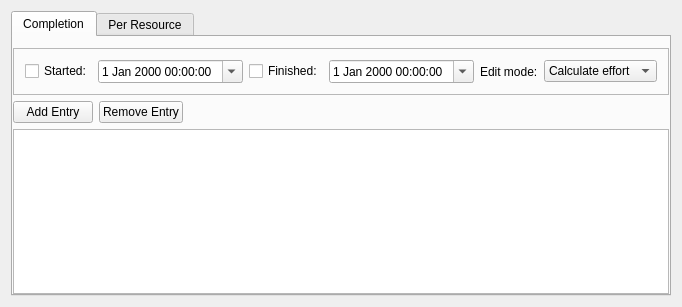
<?xml version="1.0" encoding="UTF-8"?>
<ui version="4.0">
 <author>Dag Andersen &lt;danders@get2net.dk&gt;</author>
 <class>KPlato::TaskProgressPanelBase</class>
 <widget class="QWidget" name="KPlato::TaskProgressPanelBase">
  <property name="geometry">
   <rect>
    <x>0</x>
    <y>0</y>
    <width>566</width>
    <height>307</height>
   </rect>
  </property>
  <layout class="QVBoxLayout" name="verticalLayout_2">
   <item>
    <widget class="QTabWidget" name="tabWidget">
     <property name="currentIndex">
      <number>0</number>
     </property>
     <widget class="QWidget" name="completionTab">
      <attribute name="title">
       <string>Completion</string>
      </attribute>
      <layout class="QVBoxLayout" name="verticalLayout_3">
       <property name="leftMargin">
        <number>0</number>
       </property>
       <property name="rightMargin">
        <number>0</number>
       </property>
       <property name="bottomMargin">
        <number>0</number>
       </property>
       <item>
        <widget class="QFrame" name="frame">
         <property name="frameShape">
          <enum>QFrame::StyledPanel</enum>
         </property>
         <property name="frameShadow">
          <enum>QFrame::Raised</enum>
         </property>
         <layout class="QHBoxLayout" name="horizontalLayout_2">
          <item>
           <widget class="QCheckBox" name="started">
            <property name="text">
             <string>Started:</string>
            </property>
            <property name="shortcut">
             <string/>
            </property>
           </widget>
          </item>
          <item>
           <widget class="QDateTimeEdit" name="startTime">
            <property name="calendarPopup">
             <bool>true</bool>
            </property>
           </widget>
          </item>
          <item>
           <widget class="QCheckBox" name="finished">
            <property name="text">
             <string>Finished:</string>
            </property>
            <property name="shortcut">
             <string/>
            </property>
           </widget>
          </item>
          <item>
           <widget class="QDateTimeEdit" name="finishTime">
            <property name="calendarPopup">
             <bool>true</bool>
            </property>
           </widget>
          </item>
          <item>
           <spacer>
            <property name="orientation">
             <enum>Qt::Horizontal</enum>
            </property>
            <property name="sizeHint" stdset="0">
             <size>
              <width>36</width>
              <height>20</height>
             </size>
            </property>
           </spacer>
          </item>
          <item>
           <widget class="QLabel" name="label">
            <property name="text">
             <string>Edit mode:</string>
            </property>
           </widget>
          </item>
          <item>
           <widget class="QComboBox" name="editmode">
            <item>
             <property name="text">
              <string>Calculate effort</string>
             </property>
            </item>
            <item>
             <property name="text">
              <string>Per task</string>
             </property>
            </item>
            <item>
             <property name="text">
              <string>Per resource</string>
             </property>
            </item>
           </widget>
          </item>
         </layout>
        </widget>
       </item>
       <item>
        <widget class="QFrame" name="performedGroup">
         <property name="frameShape">
          <enum>QFrame::NoFrame</enum>
         </property>
         <property name="frameShadow">
          <enum>QFrame::Raised</enum>
         </property>
         <layout class="QVBoxLayout" name="verticalLayout">
          <property name="margin">
           <number>0</number>
          </property>
          <item>
           <layout class="QHBoxLayout" name="horizontalLayout">
            <item>
             <widget class="QPushButton" name="addEntryBtn">
              <property name="text">
               <string>Add Entry</string>
              </property>
             </widget>
            </item>
            <item>
             <widget class="QPushButton" name="removeEntryBtn">
              <property name="text">
               <string>Remove Entry</string>
              </property>
             </widget>
            </item>
            <item>
             <spacer>
              <property name="orientation">
               <enum>Qt::Horizontal</enum>
              </property>
              <property name="sizeHint" stdset="0">
               <size>
                <width>40</width>
                <height>20</height>
               </size>
              </property>
             </spacer>
            </item>
           </layout>
          </item>
          <item>
           <widget class="CompletionEntryEditor" name="entryTable">
            <property name="tabKeyNavigation">
             <bool>false</bool>
            </property>
           </widget>
          </item>
         </layout>
        </widget>
       </item>
      </layout>
     </widget>
     <widget class="QWidget" name="usedEffortTab">
      <attribute name="title">
       <string>Per Resource</string>
      </attribute>
      <layout class="QVBoxLayout">
       <property name="leftMargin">
        <number>0</number>
       </property>
       <property name="topMargin">
        <number>4</number>
       </property>
       <property name="rightMargin">
        <number>0</number>
       </property>
       <property name="bottomMargin">
        <number>0</number>
       </property>
       <item>
        <layout class="QHBoxLayout">
         <property name="spacing">
          <number>6</number>
         </property>
         <property name="margin">
          <number>0</number>
         </property>
         <item>
          <widget class="QSpinBox" name="ui_year">
           <property name="minimum">
            <number>1900</number>
           </property>
           <property name="maximum">
            <number>2999</number>
           </property>
          </widget>
         </item>
         <item>
          <widget class="QPushButton" name="prevWeekBtn">
           <property name="text">
            <string>Prev</string>
           </property>
          </widget>
         </item>
         <item>
          <widget class="KComboBox" name="weekNumber"/>
         </item>
         <item>
          <widget class="QPushButton" name="nextWeekBtn">
           <property name="text">
            <string>Next</string>
           </property>
          </widget>
         </item>
         <item>
          <spacer>
           <property name="orientation">
            <enum>Qt::Horizontal</enum>
           </property>
           <property name="sizeHint" stdset="0">
            <size>
             <width>16</width>
             <height>25</height>
            </size>
           </property>
          </spacer>
         </item>
         <item>
          <widget class="QPushButton" name="addResource">
           <property name="text">
            <string>Add Resource...</string>
           </property>
          </widget>
         </item>
        </layout>
       </item>
       <item>
        <widget class="UsedEffortEditor" name="resourceTable">
         <property name="tabKeyNavigation">
          <bool>false</bool>
         </property>
        </widget>
       </item>
      </layout>
     </widget>
    </widget>
   </item>
  </layout>
 </widget>
 <layoutdefault spacing="6" margin="11"/>
 <customwidgets>
  <customwidget>
   <class>KComboBox</class>
   <extends>QComboBox</extends>
   <header>kcombobox.h</header>
  </customwidget>
  <customwidget>
   <class>CompletionEntryEditor</class>
   <extends>QTableView</extends>
   <header>kptusedefforteditor.h</header>
  </customwidget>
  <customwidget>
   <class>UsedEffortEditor</class>
   <extends>QTableView</extends>
   <header>kptusedefforteditor.h</header>
  </customwidget>
 </customwidgets>
 <tabstops>
  <tabstop>tabWidget</tabstop>
  <tabstop>started</tabstop>
  <tabstop>startTime</tabstop>
  <tabstop>finished</tabstop>
  <tabstop>finishTime</tabstop>
  <tabstop>addEntryBtn</tabstop>
  <tabstop>removeEntryBtn</tabstop>
  <tabstop>entryTable</tabstop>
  <tabstop>ui_year</tabstop>
  <tabstop>prevWeekBtn</tabstop>
  <tabstop>weekNumber</tabstop>
  <tabstop>nextWeekBtn</tabstop>
  <tabstop>addResource</tabstop>
  <tabstop>resourceTable</tabstop>
 </tabstops>
 <includes>
  <include location="local">kdatetimewidget.h</include>
  <include location="local">kdatewidget.h</include>
  <include location="local">knuminput.h</include>
  <include location="local">kptusedefforteditor.h</include>
 </includes>
 <resources/>
 <connections/>
</ui>
